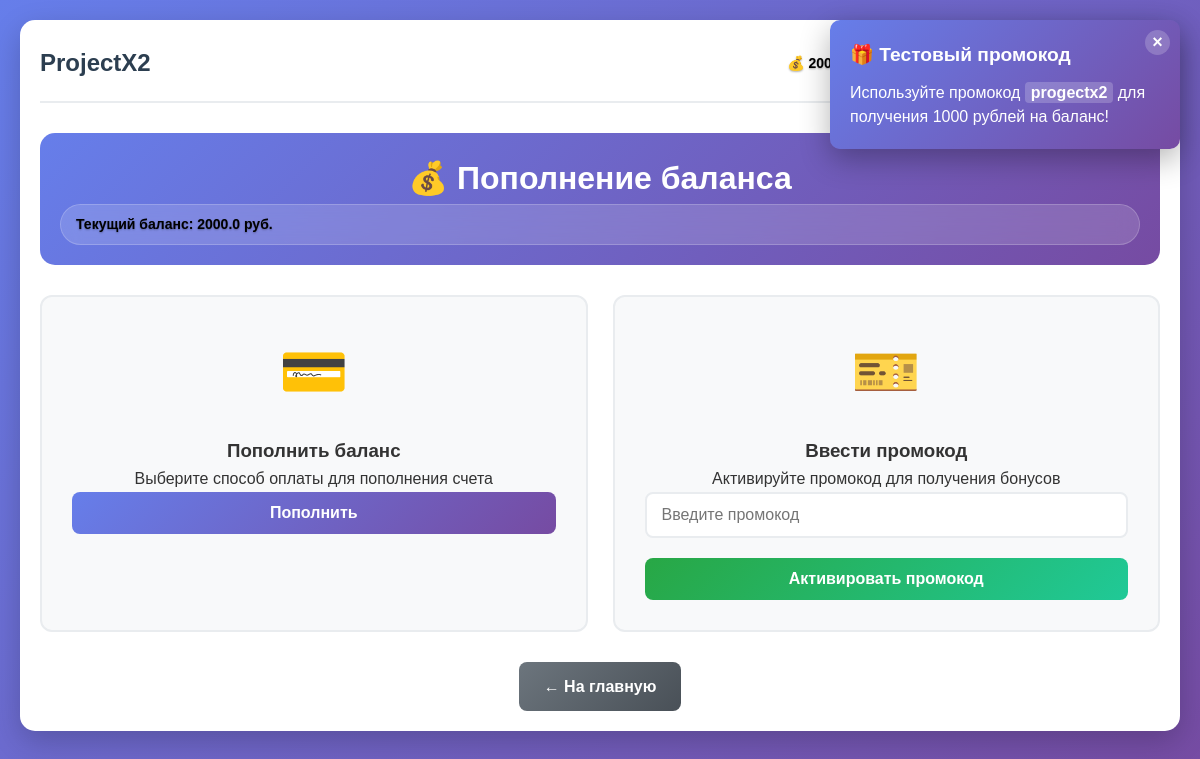
/add-balance (signed in), run on an earlier commit of the app's database.
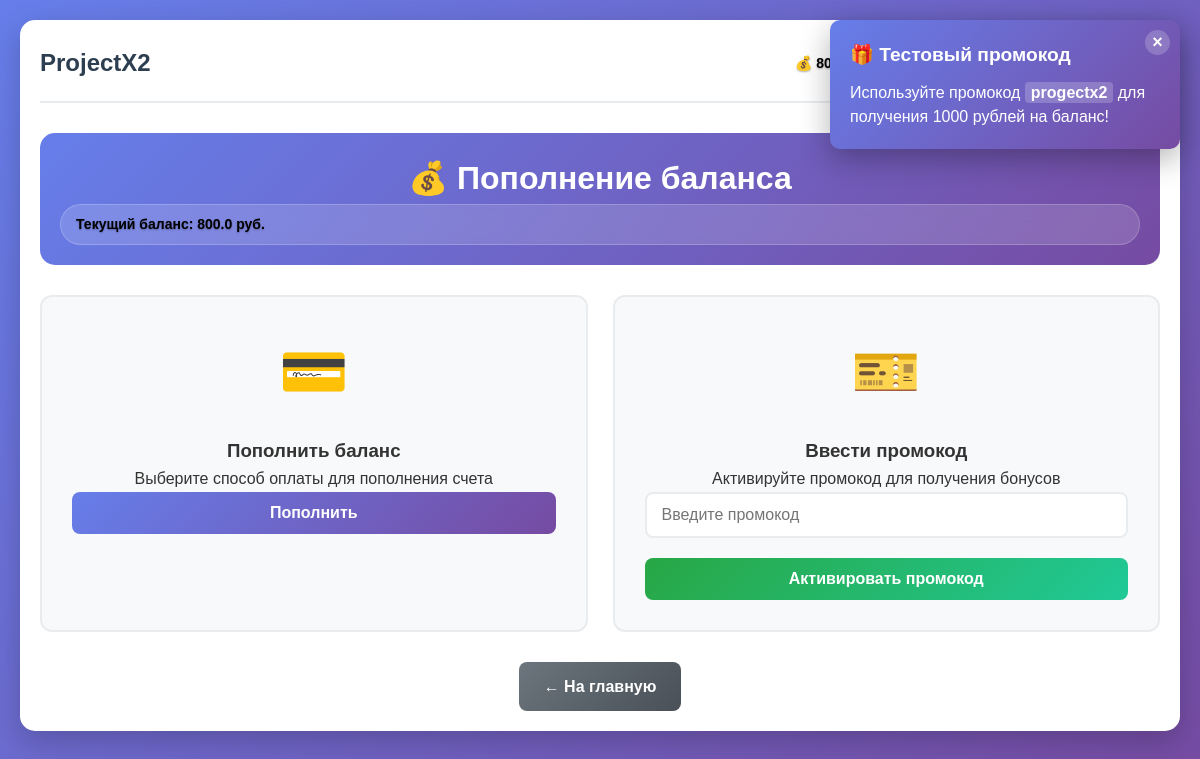
And on a later commit of the database.
### app.py (models this page shows, shortened)
class User(UserMixin, db.Model):
    __tablename__ = 'users'
    id = db.Column(db.Integer, primary_key=True)
    username = db.Column(db.String(64), unique=True, nullable=False)
    email = db.Column(db.String(120), unique=True, nullable=False)
    password_hash = db.Column(db.String(256), nullable=False)
    role = db.Column(db.String(20), nullable=False)
    created_at = db.Column(db.DateTime, default=datetime.utcnow)
    is_active = db.Column(db.Boolean, default=True)
    services = db.relationship('UserService', backref='user', lazy=True)
    balance = db.Column(db.Float, default=0.0)  # Баланс для клиентов

### app.py (the view)
@app.route('/add-balance')
@login_required
def add_balance_page():
    if current_user.role != 'client':
        flash('Эта страница доступна только клиентам', 'error')
        return redirect(url_for('index'))
    promo_used = UsedPromoCode.query.filter_by(
        user_id=current_user.id,
        promo_code='progectx2'
    ).first() is not None
    return render_template('add_balance.html', promo_used=promo_used)

### app.py (called while the page is built)
@login_manager.user_loader
def load_user(user_id):
    return db.session.get(User, int(user_id))

@app.before_request
def check_user_active():
    if current_user.is_authenticated and not current_user.is_active:
        logout_user()
        flash('Ваш аккаунт заблокирован. Обратитесь к администратору.', 'error')
        return redirect(url_for('login'))

### templates/add_balance.html (shortened to what this page needs)
{% extends "base.html" %}
{% block content %}
<div class="admin-container">
    <div class="admin-header">
        <h2>💰 Пополнение баланса</h2>
        <div class="balance-info">
            <span class="balance-amount">Текущий баланс: {{ current_user.balance }} руб.</span>
        </div>
    </div>
    {% if not promo_used %}
    <div class="promo-notification" id="promoNotification">
        <div class="promo-notification-content">
            <span class="promo-notification-close" onclick="closePromoNotification()">×</span>
            <h4>🎁 Тестовый промокод</h4>
            <p>Используйте промокод <strong>progectx2</strong> для получения 1000 рублей на баланс!</p>
        </div>
    </div>
    {% endif %}
    <div class="payment-methods">
        <div class="payment-card">
            <div class="payment-icon">💳</div>
            <h3>Пополнить баланс</h3>
            <p>Выберите способ оплаты для пополнения счета</p>
            <button class="btn btn-primary btn-full" onclick="showDevelopmentMessage()">
                Пополнить
            </button>
        </div>
        <div class="payment-card">
            <div class="payment-icon">🎫</div>
            <h3>Ввести промокод</h3>
            <p>Активируйте промокод для получения бонусов</p>
            <form method="POST" action="{{ url_for('apply_promo') }}" class="auth-form">
                <div class="form-group">
                    <input type="text" name="promo_code" class="form-input"
                           placeholder="Введите промокод" required>
                </div>
                <button type="submit" class="btn btn-success btn-full">
                    Активировать промокод
                </button>
            </form>
        </div>
    </div>
    <div class="admin-actions" style="margin-top: 30px;">
        <a href="{{ url_for('index') }}" class="btn btn-secondary">← На главную</a>
    </div>
</div>
{% endblock %}

### templates/base.html (shortened to what this page needs)
<!DOCTYPE html>
<html lang="ru">
<head>
    <link rel="stylesheet" href="{{ url_for('static', filename='css/style.css') }}">
</head>
<body>
    <div class="container">
        <nav class="navbar">
            <h1><a href="/" class="nav-logo">ProjectX2</a></h1>
            <div class="nav-links">
                {% if current_user.is_authenticated %}
                    {% if current_user.role == 'client' %}
                    <div class="balance-info">
                        <span class="balance-amount">💰 {{ current_user.balance }} руб.</span>
                        <a href="{{ url_for('add_balance_page') }}" class="balance-btn">+</a>
                    </div>
                    {% endif %}
                    <a href="/profile" class="nav-link">👤 {{ current_user.username }}</a>
                    <a href="/logout" class="nav-link">Выйти</a>
                {% else %}
                    <a href="/login" class="nav-link">Войти</a>
                    <a href="/register" class="nav-link">Регистрация</a>
                {% endif %}
            </div>
        </nav>
        <main>
            {% block content %}{% endblock %}
        </main>
    </div>
</body>
</html>

What changed in the data, as far as the page shows it:
changed User "client1": balance "2000.0" → "800.0"
